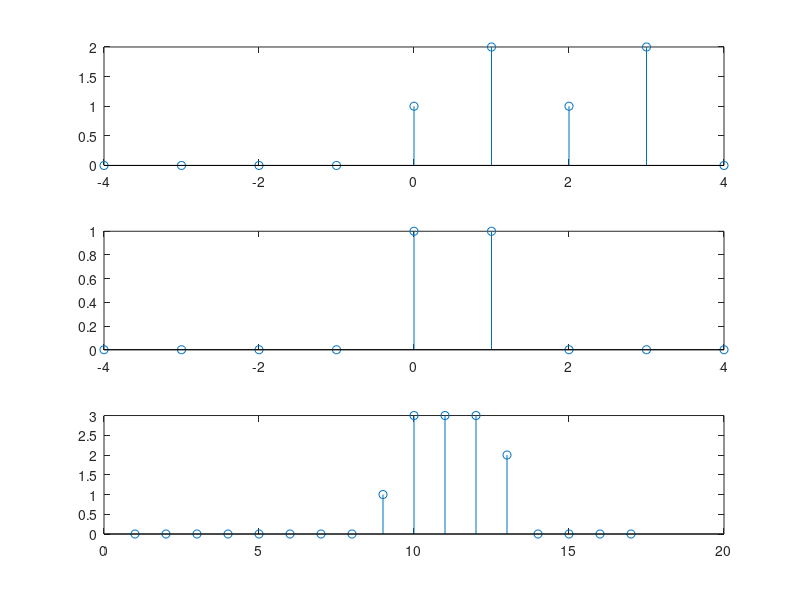

This figure's MATLAB source:

a=-4:4;
x=[0,0,0,0,1,2,1,2,0];
subplot(3,1,1);
stem(a,x);

h=[0,0,0,0,1,1,0,0,0];
subplot(3,1,2);
stem(a,h);

b = conv(x,h);
subplot(3,1,3);
stem(b);

